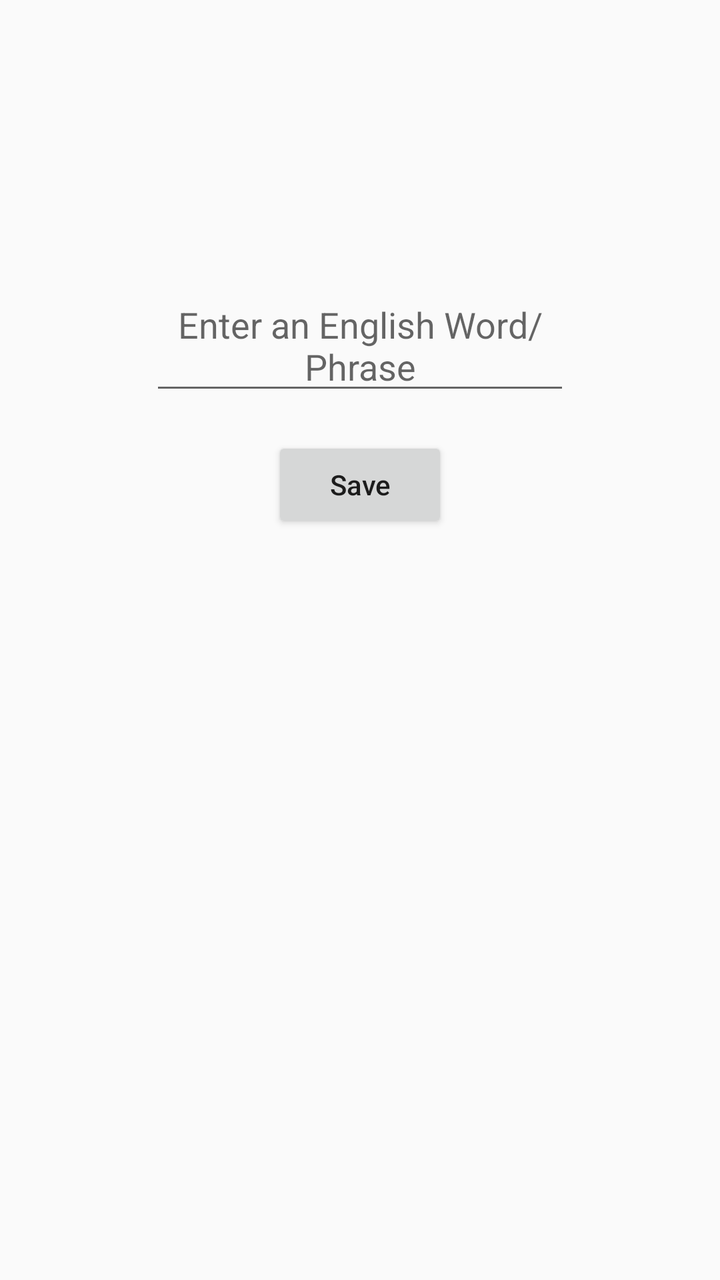
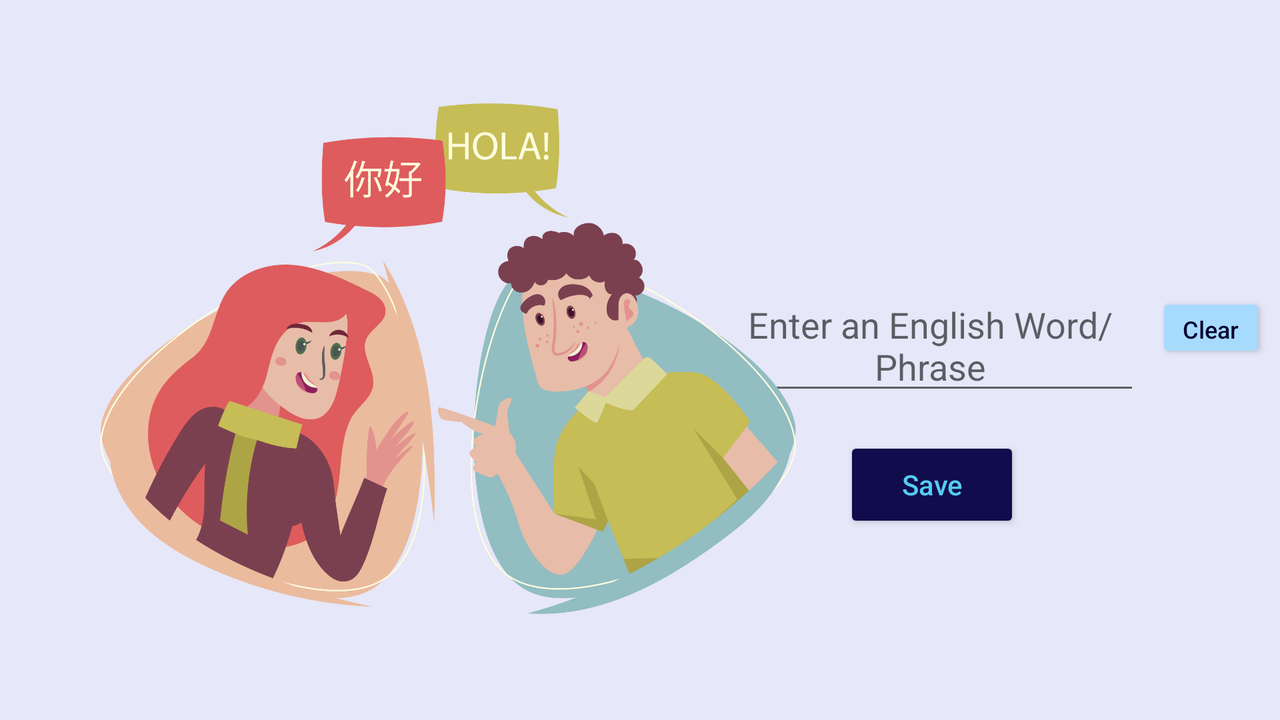

Compare how this app lays out the same screen by default and in its alternative resource folder. The renders come first, then the two layout files and the values they reference.
<!-- AndroidManifest.xml: application theme AppTheme -->
<!-- res/layout/activity_add_phrases.xml -->
<?xml version="1.0" encoding="utf-8"?>
<androidx.constraintlayout.widget.ConstraintLayout xmlns:android="http://schemas.android.com/apk/res/android"
    xmlns:app="http://schemas.android.com/apk/res-auto"
    xmlns:tools="http://schemas.android.com/tools"
    android:layout_width="match_parent"
    android:layout_height="match_parent"
    tools:context=".AddPhrases">

    <EditText
        android:id="@+id/enter_to_save_multiText"
        android:layout_width="wrap_content"
        android:layout_height="wrap_content"
        android:layout_marginTop="140dp"
        android:ems="10"
        android:gravity="center|center_horizontal|top|center_vertical"
        android:hint="@string/enter_an_english_word_phrase_text"
        android:inputType="textMultiLine"
        app:layout_constraintEnd_toEndOf="parent"
        app:layout_constraintStart_toStartOf="parent"
        app:layout_constraintTop_toTopOf="parent" />

    <Button
        android:id="@+id/button2"
        android:layout_width="wrap_content"
        android:layout_height="wrap_content"
        android:layout_marginTop="16dp"
        android:text="@string/save_button"
        android:onClick="saveEnteredEnglish"
        android:textAllCaps="false"
        app:layout_constraintEnd_toEndOf="parent"
        app:layout_constraintHorizontal_bias="0.5"
        app:layout_constraintStart_toStartOf="parent"
        app:layout_constraintTop_toBottomOf="@+id/enter_to_save_multiText" />

</androidx.constraintlayout.widget.ConstraintLayout>
<!-- resources referenced by this layout -->
<resources>
  <string name="enter_an_english_word_phrase_text">Enter an English Word/ Phrase</string>
  <string name="save_button">Save</string>
  <style name="AppTheme" parent="Theme.AppCompat.Light.DarkActionBar">
          
          <item name="colorPrimary">@color/colorPrimary</item>
          <item name="colorPrimaryDark">@color/colorPrimaryDark</item>
          <item name="colorAccent">@color/colorAccent</item>
      </style>
  <color name="colorPrimary">#110C4B</color>
  <color name="colorPrimaryDark">#06032D</color>
  <color name="colorAccent">#A7DAFF</color>
</resources>
<!-- res/layout-land/activity_add_phrases.xml (the repository's variant of the layout above) -->
<!-- drawn on the phone turned sideways -->
<?xml version="1.0" encoding="utf-8"?>
<androidx.constraintlayout.widget.ConstraintLayout xmlns:android="http://schemas.android.com/apk/res/android"
    xmlns:app="http://schemas.android.com/apk/res-auto"
    xmlns:tools="http://schemas.android.com/tools"
    android:layout_width="match_parent"
    android:layout_height="match_parent"
    android:background="#1F505BE4"
    tools:context=".AddPhrases">

    <EditText
        android:id="@+id/enter_to_save_multiText"
        android:layout_width="wrap_content"
        android:layout_height="wrap_content"
        android:layout_marginTop="140dp"
        android:layout_marginEnd="70dp"
        android:ems="10"
        android:gravity="center|center_horizontal|top|center_vertical"
        android:hint="@string/enter_an_english_word_phrase_text"
        android:inputType="textMultiLine|textCapSentences"
        app:layout_constraintEnd_toEndOf="parent"
        app:layout_constraintTop_toTopOf="parent" />

    <Button
        android:id="@+id/button2"
        android:layout_width="wrap_content"
        android:layout_height="wrap_content"
        android:layout_marginTop="16dp"
        android:layout_marginEnd="130dp"
        android:backgroundTint="@color/colorPrimary"
        android:onClick="saveEnteredEnglish"
        android:text="@string/save_button"
        android:textAllCaps="false"
        android:textColor="@color/colorPrimaryLight"
        app:layout_constraintEnd_toEndOf="parent"
        app:layout_constraintTop_toBottomOf="@+id/enter_to_save_multiText" />

    <Button
        android:id="@+id/button3"
        android:layout_width="55dp"
        android:layout_height="35dp"
        android:layout_marginStart="8dp"
        android:backgroundTint="@color/colorAccent"
        android:onClick="clearText"
        android:text="@string/clear_button_text"
        android:textAllCaps="false"
        android:textColor="@color/colorPrimaryDark"
        android:textSize="12sp"
        app:layout_constraintBaseline_toBaselineOf="@+id/enter_to_save_multiText"
        app:layout_constraintStart_toEndOf="@+id/enter_to_save_multiText" />

    <ImageView
        android:id="@+id/imageView2"
        android:layout_width="348dp"
        android:layout_height="268dp"
        android:layout_marginStart="50dp"
        android:contentDescription="@string/translate_convo_fun"
        app:layout_constraintBottom_toBottomOf="parent"
        app:layout_constraintStart_toStartOf="parent"
        app:layout_constraintTop_toTopOf="parent"
        app:layout_constraintVertical_bias="0.492"
        app:srcCompat="@drawable/addback" />

</androidx.constraintlayout.widget.ConstraintLayout>
<!-- resources referenced by the variant -->
<!-- as the phone turned sideways resolves them -->
<resources>
  <color name="colorAccent">#A7DAFF</color>
  <color name="colorPrimary">#110C4B</color>
  <color name="colorPrimaryDark">#06032D</color>
  <color name="colorPrimaryLight">#56CCF2</color>
  <!-- drawable addback: png bitmap (drawable, 163594 bytes) -->
  <string name="clear_button_text">Clear</string>
  <string name="enter_an_english_word_phrase_text">Enter an English Word/ Phrase</string>
  <string name="save_button">Save</string>
  <string name="translate_convo_fun">Translate Convo fun</string>
  <style name="AppTheme" parent="Theme.AppCompat.Light.DarkActionBar">
          
          <item name="colorPrimary">@color/colorPrimary</item>
          <item name="colorPrimaryDark">@color/colorPrimaryDark</item>
          <item name="colorAccent">@color/colorAccent</item>
      </style>
</resources>
